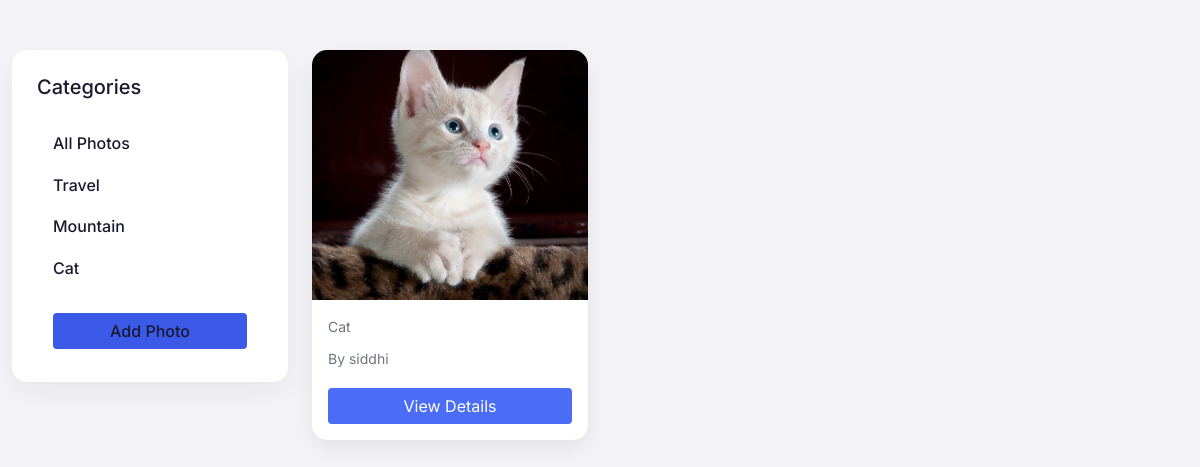
Page /?category=Cat (signed in) on the committed database.
### photos/models.py (models this page shows, shortened)
class Category(models.Model):
    id = models.CharField(
        max_length=225,
        unique=True,
        blank=False,
        null=False,
        default=uuid4,
        primary_key=True)
    name = models.CharField(max_length=100, null=False,
                            blank=False)
    created = models.DateTimeField(auto_now_add=True)

class Photo(models.Model):
    id = models.CharField(
        max_length=225,
        unique=True,
        blank=False,
        null=False,
        default=uuid4,
        primary_key=True)
    name = models.CharField(max_length=100, null=False,
                            blank=False)
    image = models.ImageField(null=False, blank=False)
    description = models.TextField(null=False, blank=False)
    category = models.ForeignKey(
        Category, on_delete=models.SET_NULL, null=True)
    user = models.ForeignKey(
        User, on_delete=models.SET_NULL, null=True)  # New field
    created = models.DateTimeField(auto_now_add=True)
    last_updated = models.DateTimeField(auto_now=True)
    id = models.CharField(
        max_length=225,
        unique=True,
        blank=False,
        null=False,
        default=uuid4,
        primary_key=True)
    name = models.CharField(max_length=100, null=False,
                            blank=False)
    image = models.ImageField(null=False, blank=False)
    description = models.TextField(null=False, blank=False)
    category = models.ForeignKey(
        Category, on_delete=models.SET_NULL, null=True)
    created = models.DateTimeField(auto_now_add=True)
    last_updated = models.DateTimeField(auto_now=True)

### photos/views.py (the view)
# urls.py: path('', views.view_gallery, name='gallery'),
@login_required(login_url='login')
def view_gallery(request):
    category = request.GET.get('category')
    categories = Category.objects.all()
    if category is None:
        photos = Photo.objects.all()
    else:
        photos = Photo.objects.filter(category__name=category)
    context = {'categories': categories, 'photos': photos}
    return render(request, 'photos/gallery.html', context)

### photos/templates/photos/gallery.html (shortened to what this page needs)
<!DOCTYPE html>
<html lang="en">
  <head>
    <link href="https://cdn.jsdelivr.net/npm/bootstrap@5.0.0-beta1/dist/css/bootstrap.min.css" rel="stylesheet" />
  </head>
  <body>
    <div class="container">
      <div class="row g-4">
        <div class="col-md-3">
          <div class="sidebar">
            <h5 class="mb-4">Categories</h5>
            <ul class="list-group category-list">
              <li class="list-group-item border-0">
                <a href="{% url 'gallery' %}">All Photos</a>
              </li>
              {% for category in categories %}
                <li class="list-group-item border-0">
                  <a href="{% url 'gallery' %}?category={{ category.name }}">
                    {{ category.name|title }}
                  </a>
                </li>
              {% endfor %}
              <li class="list-group-item border-0 text-center mt-3">
                <a href="{% url 'add' %}" class="btn btn-add-photo w-100">Add Photo</a>
              </li>
            </ul>
          </div>
        </div>
        <div class="col-md-9">
          <div class="row g-4">
            {% for photo in photos %}
              <div class="col-md-4">
                <div class="gallery-card">
                  <img src="{{ photo.image.url }}" class="image-thumbnail w-100" alt="{{ photo.name }}" />
                  <div class="p-3">
                    <small class="d-block mb-2 text-muted">{{ photo.category.name|title }}</small>
                    <small class="text-muted">By {{ photo.user.username }}</small>
                    <a href="{% url 'photo' photo.id %}" class="btn btn-view w-100 mt-3">View Details</a>
                  </div>
                </div>
              </div>
            {% endfor %}
          </div>
        </div>
      </div>
    </div>
  </body>
</html>

### photos/templates/photos/gallery.html (style rules this page uses)
:root { --bg-primary: #f4f4f8; --text-primary: #1a1a2e; --accent-color: #4a6cf7; --card-bg: white; }
body { background-color: var(--bg-primary); font-family: 'Inter', sans-serif; color: var(--text-primary); line-height: 1.6; }
.container { max-width: 1400px; padding-top: 50px; }
.sidebar { background-color: white; border-radius: 15px; box-shadow: 0 10px 30px rgba(0,0,0,0.06); padding: 25px; position: sticky; top: 50px; transition: all 0.3s ease; }
.category-list { border-radius: 10px; overflow: hidden; }
.category-list a { color: var(--text-primary); text-decoration: none; font-weight: 500; transition: all 0.3s ease; }
.gallery-card { background-color: var(--card-bg); border-radius: 15px; overflow: hidden; box-shadow: 0 8px 25px rgba(0,0,0,0.08); transition: all 0.4s ease; transform-origin: center; }
.image-thumbnail { height: 250px; object-fit: cover; transition: transform 0.4s ease; }
.gallery-card .btn-view { background-color: var(--accent-color); color: white; border: none; transition: all 0.3s ease; }
.btn-add-photo { background-color: #3a5ae7; border: none; font-weight: 600; transition: all 0.3s ease; }

### rows in the picture
Category: name "Travel"
Category: name "Mountain"
Category: name "Cat"
Photo: image (picture), category.name "Cat", user.username "siddhi"
